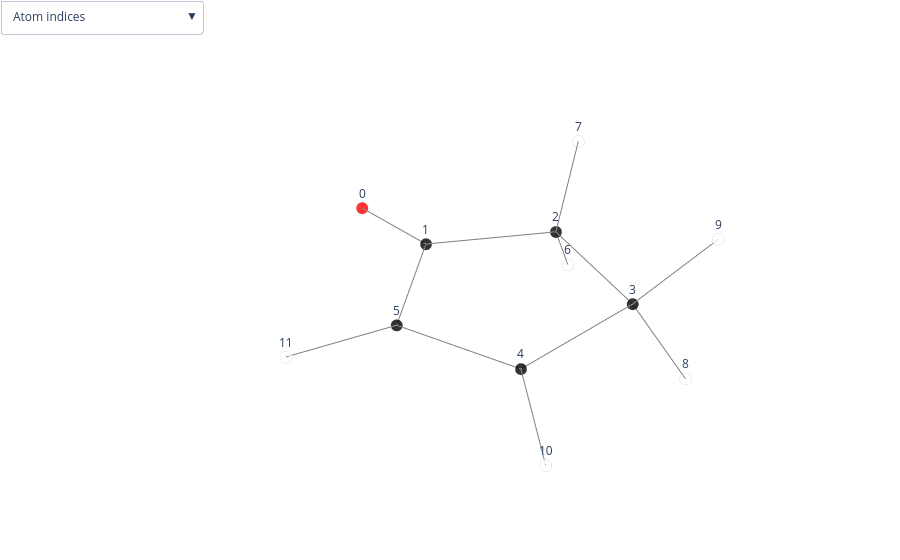

Notebook code for this chart:
### Code cell
plot_molecule(cis_mol.molecule_name, structures)

### Figure 1 — Plotly figure (JSON) as saved in the notebook; plotly's stock layout.template omitted (floating-point values rounded to 4 significant figures)
{"data": [{"marker": {"color": ["red", "black", "black", "black", "black", "black", "white", "white", "white", "white", "white", "white"], "line": {"color": "lightgray", "width": 2}, "opacity": 0.8, "size": 7, "symbol": "circle"}, "mode": "markers", "name": "", "text": ["O", "C", "C", "C", "C", "C", "H", "H", "H", "H", "H", "H"], "type": "scatter3d", "x": [-0.01138, -0.005956, -1.248, -0.7026, 0.7968, 1.178, -1.872, -1.848, -1.038, -1.015, 1.469, 2.191], "y": [-0.02077, 1.188, 2.097, 3.538, 3.362, 2.08, 1.875, 1.866, 4.119, 4.11, 4.214, 1.698], "z": [0.003894, 0.009974, 0.03153, 0.03126, 0.01001, -0.001618, -0.8389, 0.9165, -0.8366, 0.9135, 0.005164, -0.01731]}, {"hoverinfo": "none", "marker": {"color": "grey", "opacity": 1, "size": 7}, "mode": "lines", "type": "scatter3d", "x": [-0.01138, -0.005956, null, -0.005956, -1.248, null, -1.248, -0.7026, null, -0.7026, 0.7968, null, 0.7968, 1.178, null, -0.005956, 1.178, null, -1.248, -1.872, null, -1.248, -1.848, null, -1.038, -0.7026, null, -1.015, -0.7026, null, 1.469, 0.7968, null, 2.191, 1.178, null], "y": [-0.02077, 1.188, null, 1.188, 2.097, null, 2.097, 3.538, null, 3.538, 3.362, null, 3.362, 2.08, null, 1.188, 2.08, null, 2.097, 1.875, null, 2.097, 1.866, null, 4.119, 3.538, null, 4.11, 3.538, null, 4.214, 3.362, null, 1.698, 2.08, null], "z": [0.003894, 0.009974, null, 0.009974, 0.03153, null, 0.03153, 0.03126, null, 0.03126, 0.01001, null, 0.01001, -0.001618, null, 0.009974, -0.001618, null, 0.03153, -0.8389, null, 0.03153, 0.9165, null, -0.8366, 0.03126, null, 0.9135, 0.03126, null, 0.005164, 0.01001, null, -0.01731, -0.001618, null]}], "layout": {"margin": {"b": 0, "l": 0, "r": 0, "t": 0}, "scene": {"annotations": [{"showarrow": false, "text": "0", "x": -0.01138, "y": -0.02077, "yshift": 15, "z": 0.003894}, {"showarrow": false, "text": "1", "x": -0.005956, "y": 1.188, "yshift": 15, "z": 0.009974}, {"showarrow": false, "text": "2", "x": -1.248, "y": 2.097, "yshift": 15, "z": 0.03153}, {"showarrow": false, "text": "3", "x": -0.7026, "y": 3.538, "yshift": 15, "z": 0.03126}, {"showarrow": false, "text": "4", "x": 0.7968, "y": 3.362, "yshift": 15, "z": 0.01001}, {"showarrow": false, "text": "5", "x": 1.178, "y": 2.08, "yshift": 15, "z": -0.001618}, {"showarrow": false, "text": "6", "x": -1.872, "y": 1.875, "yshift": 15, "z": -0.8389}, {"showarrow": false, "text": "7", "x": -1.848, "y": 1.866, "yshift": 15, "z": 0.9165}, {"showarrow": false, "text": "8", "x": -1.038, "y": 4.119, "yshift": 15, "z": -0.8366}, {"showarrow": false, "text": "9", "x": -1.015, "y": 4.11, "yshift": 15, "z": 0.9135}, {"showarrow": false, "text": "10", "x": 1.469, "y": 4.214, "yshift": 15, "z": 0.005164}, {"showarrow": false, "text": "11", "x": 2.191, "y": 1.698, "yshift": 15, "z": -0.01731}], "xaxis": {"showbackground": false, "showgrid": false, "showticklabels": false, "title": {"font": {"color": "white"}}, "zeroline": false}, "yaxis": {"showbackground": false, "showgrid": false, "showticklabels": false, "title": {"font": {"color": "white"}}, "zeroline": false}, "zaxis": {"showbackground": false, "showgrid": false, "showticklabels": false, "title": {"font": {"color": "white"}}, "zeroline": false}}, "showlegend": false, "updatemenus": [{"buttons": [{"args": [{"scene.annotations": [{"showarrow": false, "text": 0, "x": -0.01138, "y": -0.02077, "yshift": 15, "z": 0.003894}, {"showarrow": false, "text": 1, "x": -0.005956, "y": 1.188, "yshift": 15, "z": 0.009974}, {"showarrow": false, "text": 2, "x": -1.248, "y": 2.097, "yshift": 15, "z": 0.03153}, {"showarrow": false, "text": 3, "x": -0.7026, "y": 3.538, "yshift": 15, "z": 0.03126}, {"showarrow": false, "text": 4, "x": 0.7968, "y": 3.362, "yshift": 15, "z": 0.01001}, {"showarrow": false, "text": 5, "x": 1.178, "y": 2.08, "yshift": 15, "z": -0.001618}, {"showarrow": false, "text": 6, "x": -1.872, "y": 1.875, "yshift": 15, "z": -0.8389}, {"showarrow": false, "text": 7, "x": -1.848, "y": 1.866, "yshift": 15, "z": 0.9165}, {"showarrow": false, "text": 8, "x": -1.038, "y": 4.119, "yshift": 15, "z": -0.8366}, {"showarrow": false, "text": 9, "x": -1.015, "y": 4.11, "yshift": 15, "z": 0.9135}, {"showarrow": false, "text": 10, "x": 1.469, "y": 4.214, "yshift": 15, "z": 0.005164}, {"showarrow": false, "text": 11, "x": 2.191, "y": 1.698, "yshift": 15, "z": -0.01731}]}], "label": "Atom indices", "method": "relayout"}, {"args": [{"scene.annotations": [{"showarrow": false, "text": 1.21, "x": -0.008669, "y": 0.5835, "yshift": 15, "z": 0.006934}, {"showarrow": false, "text": 1.54, "x": -0.6271, "y": 1.643, "yshift": 15, "z": 0.02075}, {"showarrow": false, "text": 1.54, "x": -0.9754, "y": 2.818, "yshift": 15, "z": 0.03139}, {"showarrow": false, "text": 1.51, "x": 0.04711, "y": 3.45, "yshift": 15, "z": 0.02063}, {"showarrow": false, "text": 1.34, "x": 0.9874, "y": 2.721, "yshift": 15, "z": 0.004195}, {"showarrow": false, "text": 1.48, "x": 0.5861, "y": 1.634, "yshift": 15, "z": 0.004178}, {"showarrow": false, "text": 1.09, "x": -1.56, "y": 1.986, "yshift": 15, "z": -0.4037}, {"showarrow": false, "text": 1.09, "x": -1.548, "y": 1.982, "yshift": 15, "z": 0.474}, {"showarrow": false, "text": 1.1, "x": -0.8705, "y": 3.828, "yshift": 15, "z": -0.4027}, {"showarrow": false, "text": 1.1, "x": -0.8586, "y": 3.824, "yshift": 15, "z": 0.4724}, {"showarrow": false, "text": 1.09, "x": 1.133, "y": 3.788, "yshift": 15, "z": 0.007587}, {"showarrow": false, "text": 1.08, "x": 1.684, "y": 1.889, "yshift": 15, "z": -0.009462}]}], "label": "Bond lengths", "method": "relayout"}, {"args": [{"scene.annotations": [{"showarrow": false, "text": 0, "x": -0.01138, "y": -0.02077, "yshift": 15, "z": 0.003894}, {"showarrow": false, "text": 1, "x": -0.005956, "y": 1.188, "yshift": 15, "z": 0.009974}, {"showarrow": false, "text": 2, "x": -1.248, "y": 2.097, "yshift": 15, "z": 0.03153}, {"showarrow": false, "text": 3, "x": -0.7026, "y": 3.538, "yshift": 15, "z": 0.03126}, {"showarrow": false, "text": 4, "x": 0.7968, "y": 3.362, "yshift": 15, "z": 0.01001}, {"showarrow": false, "text": 5, "x": 1.178, "y": 2.08, "yshift": 15, "z": -0.001618}, {"showarrow": false, "text": 6, "x": -1.872, "y": 1.875, "yshift": 15, "z": -0.8389}, {"showarrow": false, "text": 7, "x": -1.848, "y": 1.866, "yshift": 15, "z": 0.9165}, {"showarrow": false, "text": 8, "x": -1.038, "y": 4.119, "yshift": 15, "z": -0.8366}, {"showarrow": false, "text": 9, "x": -1.015, "y": 4.11, "yshift": 15, "z": 0.9135}, {"showarrow": false, "text": 10, "x": 1.469, "y": 4.214, "yshift": 15, "z": 0.005164}, {"showarrow": false, "text": 11, "x": 2.191, "y": 1.698, "yshift": 15, "z": -0.01731}, {"showarrow": false, "text": 1.21, "x": -0.008669, "y": 0.5835, "yshift": 15, "z": 0.006934}, {"showarrow": false, "text": 1.54, "x": -0.6271, "y": 1.643, "yshift": 15, "z": 0.02075}, {"showarrow": false, "text": 1.54, "x": -0.9754, "y": 2.818, "yshift": 15, "z": 0.03139}, {"showarrow": false, "text": 1.51, "x": 0.04711, "y": 3.45, "yshift": 15, "z": 0.02063}, {"showarrow": false, "text": 1.34, "x": 0.9874, "y": 2.721, "yshift": 15, "z": 0.004195}, {"showarrow": false, "text": 1.48, "x": 0.5861, "y": 1.634, "yshift": 15, "z": 0.004178}, {"showarrow": false, "text": 1.09, "x": -1.56, "y": 1.986, "yshift": 15, "z": -0.4037}, {"showarrow": false, "text": 1.09, "x": -1.548, "y": 1.982, "yshift": 15, "z": 0.474}, {"showarrow": false, "text": 1.1, "x": -0.8705, "y": 3.828, "yshift": 15, "z": -0.4027}, {"showarrow": false, "text": 1.1, "x": -0.8586, "y": 3.824, "yshift": 15, "z": 0.4724}, {"showarrow": false, "text": 1.09, "x": 1.133, "y": 3.788, "yshift": 15, "z": 0.007587}, {"showarrow": false, "text": 1.08, "x": 1.684, "y": 1.889, "yshift": 15, "z": -0.009462}]}], "label": "Atom indices & Bond lengths", "method": "relayout"}, {"args": [{"scene.annotations": []}], "label": "Hide all", "method": "relayout"}], "direction": "down", "xanchor": "left", "yanchor": "top"}]}}
